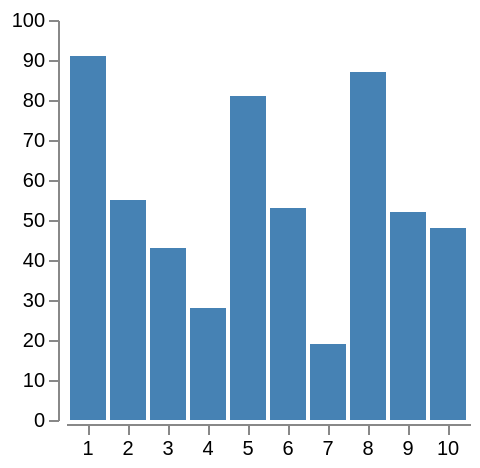

This figure's Vega-Lite source:
### Vega specification from a JSON file in a GitHub repository (floating-point values rounded to 4 significant figures)
{"schema": {"language": "vega", "version": "3.0"}, "height": 200, "padding": 5, "signals": [{"name": "step", "value": 20, "bind": {"input": "range", "min": 0, "max": 40, "step": 1}}, {"name": "inner", "value": 0.1, "bind": {"input": "range", "min": 0, "max": 1}}, {"name": "outer", "value": 0.1, "bind": {"input": "range", "min": 0, "max": 1}}, {"name": "count", "value": 10, "bind": {"input": "range", "min": 0, "max": 20, "step": 1}}, {"name": "round", "value": false, "bind": {"input": "checkbox"}}, {"name": "width", "update": "ceil(step * bandspace(count, inner, outer))"}], "data": [{"name": "table", "values": [{"u": 1, "v": 91}, {"u": 2, "v": 55}, {"u": 3, "v": 43}, {"u": 4, "v": 28}, {"u": 5, "v": 81}, {"u": 6, "v": 53}, {"u": 7, "v": 19}, {"u": 8, "v": 87}, {"u": 9, "v": 52}, {"u": 10, "v": 48}, {"u": 11, "v": 24}, {"u": 12, "v": 49}, {"u": 13, "v": 87}, {"u": 14, "v": 66}, {"u": 15, "v": 17}, {"u": 16, "v": 27}, {"u": 17, "v": 68}, {"u": 18, "v": 16}, {"u": 19, "v": 49}, {"u": 20, "v": 15}], "transform": [{"type": "filter", "expr": "datum.u <= count"}]}], "scales": [{"name": "xscale", "type": "band", "rangeStep": {"signal": "step"}, "paddingInner": {"signal": "inner"}, "paddingOuter": {"signal": "outer"}, "round": {"signal": "round"}, "domain": {"data": "table", "field": "u"}}, {"name": "yscale", "type": "linear", "range": "height", "domain": [0, 100], "zero": true, "nice": true}], "axes": [{"orient": "bottom", "scale": "xscale", "offset": 2}, {"orient": "left", "scale": "yscale", "offset": 4}], "marks": [{"type": "rect", "from": {"data": "table"}, "encode": {"enter": {"y": {"scale": "yscale", "field": "v"}, "y2": {"scale": "yscale", "value": 0}, "fill": {"value": "steelblue"}}, "update": {"x": {"scale": "xscale", "field": "u"}, "width": {"scale": "xscale", "band": 1}}}}]}
